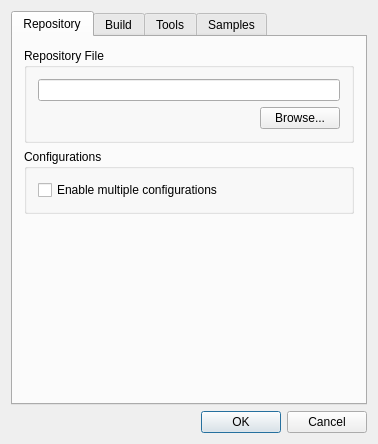
<?xml version="1.0" encoding="UTF-8"?>
<ui version="4.0">
 <author>Comm5 Tecnologia Ltda</author>
 <class>SettingsDialogClass</class>
 <widget class="QDialog" name="SettingsDialogClass">
  <property name="geometry">
   <rect>
    <x>0</x>
    <y>0</y>
    <width>378</width>
    <height>422</height>
   </rect>
  </property>
  <property name="windowTitle">
   <string>SettingsDialog</string>
  </property>
  <property name="locale">
   <locale language="English" country="UnitedStates"/>
  </property>
  <layout class="QVBoxLayout" name="verticalLayout">
   <item>
    <widget class="QTabWidget" name="tabWidget">
     <property name="tabPosition">
      <enum>QTabWidget::North</enum>
     </property>
     <property name="tabShape">
      <enum>QTabWidget::Rounded</enum>
     </property>
     <property name="currentIndex">
      <number>0</number>
     </property>
     <widget class="QWidget" name="repositoryTab">
      <attribute name="title">
       <string>Repository</string>
      </attribute>
      <layout class="QVBoxLayout" name="verticalLayout_4">
       <item>
        <widget class="QGroupBox" name="groupBox">
         <property name="title">
          <string>Repository File</string>
         </property>
         <layout class="QVBoxLayout" name="verticalLayout_2">
          <item>
           <widget class="QLineEdit" name="e_RepositoryFile"/>
          </item>
          <item>
           <layout class="QHBoxLayout" name="horizontalLayout">
            <item>
             <spacer name="horizontalSpacer">
              <property name="orientation">
               <enum>Qt::Horizontal</enum>
              </property>
              <property name="sizeHint" stdset="0">
               <size>
                <width>40</width>
                <height>20</height>
               </size>
              </property>
             </spacer>
            </item>
            <item>
             <widget class="QPushButton" name="btn_BrowseRepository">
              <property name="text">
               <string>Browse...</string>
              </property>
              <property name="browseTarget" stdset="0">
               <string>e_RepositoryFile</string>
              </property>
              <property name="fileFilter" stdset="0">
               <string>*.nut</string>
              </property>
             </widget>
            </item>
           </layout>
          </item>
         </layout>
        </widget>
       </item>
       <item>
        <widget class="QGroupBox" name="groupBox_2">
         <property name="title">
          <string>Configurations</string>
         </property>
         <layout class="QVBoxLayout" name="verticalLayout_3">
          <item>
           <widget class="QCheckBox" name="cb_MultiConfig">
            <property name="text">
             <string>Enable multiple configurations</string>
            </property>
           </widget>
          </item>
         </layout>
        </widget>
       </item>
       <item>
        <spacer name="verticalSpacer">
         <property name="orientation">
          <enum>Qt::Vertical</enum>
         </property>
         <property name="sizeHint" stdset="0">
          <size>
           <width>20</width>
           <height>174</height>
          </size>
         </property>
        </spacer>
       </item>
      </layout>
     </widget>
     <widget class="QWidget" name="buildTab">
      <attribute name="title">
       <string>Build</string>
      </attribute>
      <layout class="QVBoxLayout" name="verticalLayout_6">
       <item>
        <widget class="QGroupBox" name="groupBox_3">
         <property name="title">
          <string>Source Directory</string>
         </property>
         <layout class="QVBoxLayout" name="verticalLayout_5">
          <item>
           <layout class="QHBoxLayout" name="horizontalLayout_2">
            <item>
             <widget class="QLineEdit" name="e_SourceDirectory"/>
            </item>
            <item>
             <widget class="QPushButton" name="btn_BrowseSource">
              <property name="text">
               <string>Browse...</string>
              </property>
              <property name="browseTarget" stdset="0">
               <string>e_SourceDirectory</string>
              </property>
             </widget>
            </item>
           </layout>
          </item>
          <item>
           <layout class="QHBoxLayout" name="horizontalLayout_3">
            <item>
             <widget class="QLabel" name="label">
              <property name="text">
               <string>Platform</string>
              </property>
              <property name="buddy">
               <cstring>cb_Platform</cstring>
              </property>
             </widget>
            </item>
            <item>
             <widget class="QComboBox" name="cb_Platform"/>
            </item>
            <item>
             <spacer name="horizontalSpacer_2">
              <property name="orientation">
               <enum>Qt::Horizontal</enum>
              </property>
              <property name="sizeHint" stdset="0">
               <size>
                <width>40</width>
                <height>20</height>
               </size>
              </property>
             </spacer>
            </item>
           </layout>
          </item>
         </layout>
        </widget>
       </item>
       <item>
        <widget class="QGroupBox" name="groupBox_4">
         <property name="title">
          <string>Include Directories</string>
         </property>
         <layout class="QGridLayout" name="gridLayout">
          <item row="0" column="0">
           <widget class="QLabel" name="label_2">
            <property name="text">
             <string>First</string>
            </property>
            <property name="buddy">
             <cstring>e_IncludeFirst</cstring>
            </property>
           </widget>
          </item>
          <item row="0" column="1">
           <widget class="QLineEdit" name="e_IncludeFirst"/>
          </item>
          <item row="0" column="2">
           <widget class="QPushButton" name="btn_BrowseIncludeFirst">
            <property name="text">
             <string>Browse...</string>
            </property>
            <property name="browseTarget" stdset="0">
             <string>e_IncludeFirst</string>
            </property>
           </widget>
          </item>
          <item row="1" column="0">
           <widget class="QLabel" name="label_3">
            <property name="text">
             <string>Last</string>
            </property>
            <property name="buddy">
             <cstring>e_IncludeLast</cstring>
            </property>
           </widget>
          </item>
          <item row="1" column="1">
           <widget class="QLineEdit" name="e_IncludeLast"/>
          </item>
          <item row="1" column="2">
           <widget class="QPushButton" name="btn_BrowseIncludeLast">
            <property name="text">
             <string>Browse...</string>
            </property>
            <property name="browseTarget" stdset="0">
             <string>e_IncludeLast</string>
            </property>
           </widget>
          </item>
         </layout>
        </widget>
       </item>
       <item>
        <widget class="QGroupBox" name="groupBox_5">
         <property name="title">
          <string>Build Directory</string>
         </property>
         <layout class="QHBoxLayout" name="horizontalLayout_4">
          <item>
           <widget class="QLineEdit" name="e_BuildDirectory"/>
          </item>
          <item>
           <widget class="QPushButton" name="btn_BrowseBuildDirectory">
            <property name="text">
             <string>Browse...</string>
            </property>
            <property name="browseTarget" stdset="0">
             <string>e_BuildDirectory</string>
            </property>
           </widget>
          </item>
         </layout>
        </widget>
       </item>
       <item>
        <widget class="QGroupBox" name="groupBox_6">
         <property name="title">
          <string>Install Directory</string>
         </property>
         <layout class="QHBoxLayout" name="horizontalLayout_5">
          <item>
           <widget class="QLineEdit" name="e_InstallDirectory"/>
          </item>
          <item>
           <widget class="QPushButton" name="btn_BrowseInstallDirectory">
            <property name="text">
             <string>Browse...</string>
            </property>
            <property name="browseTarget" stdset="0">
             <string>e_InstallDirectory</string>
            </property>
           </widget>
          </item>
         </layout>
        </widget>
       </item>
      </layout>
     </widget>
     <widget class="QWidget" name="toolsTab">
      <attribute name="title">
       <string>Tools</string>
      </attribute>
      <layout class="QVBoxLayout" name="verticalLayout_8">
       <item>
        <widget class="QGroupBox" name="groupBox_7">
         <property name="title">
          <string>Tool Paths</string>
         </property>
         <layout class="QVBoxLayout" name="verticalLayout_7">
          <item>
           <widget class="QLineEdit" name="e_ToolPath"/>
          </item>
         </layout>
        </widget>
       </item>
       <item>
        <spacer name="verticalSpacer_2">
         <property name="orientation">
          <enum>Qt::Vertical</enum>
         </property>
         <property name="sizeHint" stdset="0">
          <size>
           <width>20</width>
           <height>265</height>
          </size>
         </property>
        </spacer>
       </item>
      </layout>
     </widget>
     <widget class="QWidget" name="samplesTab">
      <attribute name="title">
       <string>Samples</string>
      </attribute>
      <layout class="QVBoxLayout" name="verticalLayout_10">
       <item>
        <widget class="QGroupBox" name="groupBox_8">
         <property name="title">
          <string>Application Directory</string>
         </property>
         <layout class="QVBoxLayout" name="verticalLayout_9">
          <item>
           <layout class="QHBoxLayout" name="horizontalLayout_6">
            <item>
             <widget class="QLineEdit" name="e_AppDirectory"/>
            </item>
            <item>
             <widget class="QPushButton" name="btn_BrowseAppDirectory">
              <property name="text">
               <string>Browse...</string>
              </property>
              <property name="browseTarget" stdset="0">
               <string>e_AppDirectory</string>
              </property>
             </widget>
            </item>
           </layout>
          </item>
          <item>
           <layout class="QHBoxLayout" name="horizontalLayout_7">
            <item>
             <widget class="QLabel" name="label_4">
              <property name="text">
               <string>Programmer</string>
              </property>
              <property name="buddy">
               <cstring>cb_Platform</cstring>
              </property>
             </widget>
            </item>
            <item>
             <widget class="QComboBox" name="cb_Programmer"/>
            </item>
            <item>
             <spacer name="horizontalSpacer_3">
              <property name="orientation">
               <enum>Qt::Horizontal</enum>
              </property>
              <property name="sizeHint" stdset="0">
               <size>
                <width>40</width>
                <height>20</height>
               </size>
              </property>
             </spacer>
            </item>
           </layout>
          </item>
          <item>
           <widget class="QCheckBox" name="cb_AbsolutePathInSamples">
            <property name="text">
             <string>Use absolute paths in generated Makefiles</string>
            </property>
            <property name="checked">
             <bool>true</bool>
            </property>
           </widget>
          </item>
         </layout>
        </widget>
       </item>
       <item>
        <spacer name="verticalSpacer_3">
         <property name="orientation">
          <enum>Qt::Vertical</enum>
         </property>
         <property name="sizeHint" stdset="0">
          <size>
           <width>20</width>
           <height>230</height>
          </size>
         </property>
        </spacer>
       </item>
      </layout>
     </widget>
    </widget>
   </item>
   <item>
    <widget class="QDialogButtonBox" name="buttonBox">
     <property name="standardButtons">
      <set>QDialogButtonBox::Cancel|QDialogButtonBox::Ok</set>
     </property>
    </widget>
   </item>
  </layout>
 </widget>
 <layoutdefault spacing="6" margin="11"/>
 <tabstops>
  <tabstop>tabWidget</tabstop>
  <tabstop>e_RepositoryFile</tabstop>
  <tabstop>btn_BrowseRepository</tabstop>
  <tabstop>cb_MultiConfig</tabstop>
  <tabstop>e_SourceDirectory</tabstop>
  <tabstop>btn_BrowseSource</tabstop>
  <tabstop>cb_Platform</tabstop>
  <tabstop>buttonBox</tabstop>
 </tabstops>
 <resources/>
 <connections>
  <connection>
   <sender>buttonBox</sender>
   <signal>accepted()</signal>
   <receiver>SettingsDialogClass</receiver>
   <slot>accept()</slot>
   <hints>
    <hint type="sourcelabel">
     <x>253</x>
     <y>400</y>
    </hint>
    <hint type="destinationlabel">
     <x>141</x>
     <y>417</y>
    </hint>
   </hints>
  </connection>
  <connection>
   <sender>buttonBox</sender>
   <signal>rejected()</signal>
   <receiver>SettingsDialogClass</receiver>
   <slot>reject()</slot>
   <hints>
    <hint type="sourcelabel">
     <x>335</x>
     <y>402</y>
    </hint>
    <hint type="destinationlabel">
     <x>308</x>
     <y>416</y>
    </hint>
   </hints>
  </connection>
  <connection>
   <sender>btn_BrowseAppDirectory</sender>
   <signal>clicked()</signal>
   <receiver>SettingsDialogClass</receiver>
   <slot>browseFolder()</slot>
   <hints>
    <hint type="sourcelabel">
     <x>301</x>
     <y>75</y>
    </hint>
    <hint type="destinationlabel">
     <x>371</x>
     <y>310</y>
    </hint>
   </hints>
  </connection>
  <connection>
   <sender>btn_BrowseSource</sender>
   <signal>clicked()</signal>
   <receiver>SettingsDialogClass</receiver>
   <slot>browseFolder()</slot>
   <hints>
    <hint type="sourcelabel">
     <x>308</x>
     <y>79</y>
    </hint>
    <hint type="destinationlabel">
     <x>372</x>
     <y>81</y>
    </hint>
   </hints>
  </connection>
  <connection>
   <sender>btn_BrowseIncludeFirst</sender>
   <signal>clicked()</signal>
   <receiver>SettingsDialogClass</receiver>
   <slot>browseFolder()</slot>
   <hints>
    <hint type="sourcelabel">
     <x>293</x>
     <y>168</y>
    </hint>
    <hint type="destinationlabel">
     <x>372</x>
     <y>165</y>
    </hint>
   </hints>
  </connection>
  <connection>
   <sender>btn_BrowseIncludeLast</sender>
   <signal>clicked()</signal>
   <receiver>SettingsDialogClass</receiver>
   <slot>browseFolder()</slot>
   <hints>
    <hint type="sourcelabel">
     <x>310</x>
     <y>204</y>
    </hint>
    <hint type="destinationlabel">
     <x>376</x>
     <y>206</y>
    </hint>
   </hints>
  </connection>
  <connection>
   <sender>btn_BrowseBuildDirectory</sender>
   <signal>clicked()</signal>
   <receiver>SettingsDialogClass</receiver>
   <slot>browseFolder()</slot>
   <hints>
    <hint type="sourcelabel">
     <x>327</x>
     <y>273</y>
    </hint>
    <hint type="destinationlabel">
     <x>376</x>
     <y>271</y>
    </hint>
   </hints>
  </connection>
  <connection>
   <sender>btn_BrowseInstallDirectory</sender>
   <signal>clicked()</signal>
   <receiver>SettingsDialogClass</receiver>
   <slot>browseFolder()</slot>
   <hints>
    <hint type="sourcelabel">
     <x>309</x>
     <y>344</y>
    </hint>
    <hint type="destinationlabel">
     <x>374</x>
     <y>341</y>
    </hint>
   </hints>
  </connection>
  <connection>
   <sender>btn_BrowseRepository</sender>
   <signal>clicked()</signal>
   <receiver>SettingsDialogClass</receiver>
   <slot>browseFile()</slot>
   <hints>
    <hint type="sourcelabel">
     <x>301</x>
     <y>97</y>
    </hint>
    <hint type="destinationlabel">
     <x>380</x>
     <y>116</y>
    </hint>
   </hints>
  </connection>
 </connections>
 <slots>
  <slot>browseFolder()</slot>
  <slot>browseFile()</slot>
 </slots>
</ui>
